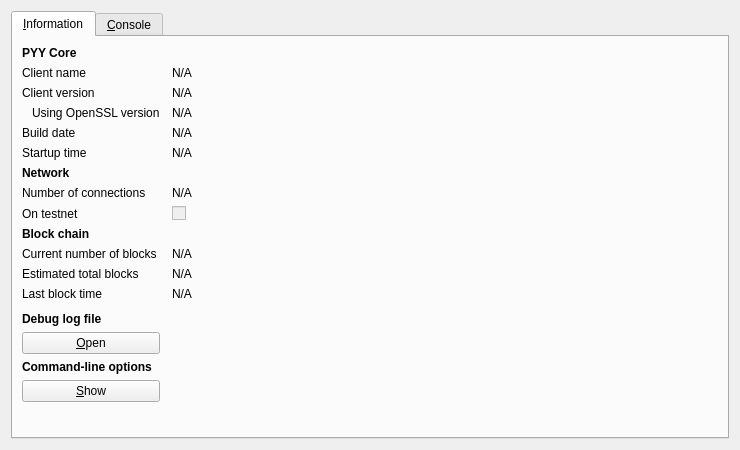
<?xml version="1.0" encoding="UTF-8"?>
<ui version="4.0">
 <class>RPCConsole</class>
 <widget class="QDialog" name="RPCConsole">
  <property name="geometry">
   <rect>
    <x>0</x>
    <y>0</y>
    <width>740</width>
    <height>450</height>
   </rect>
  </property>
  <property name="windowTitle">
   <string>PYY - Debug window</string>
  </property>
  <layout class="QVBoxLayout" name="verticalLayout_2">
   <item>
    <widget class="QTabWidget" name="tabWidget">
     <property name="currentIndex">
      <number>0</number>
     </property>
     <widget class="QWidget" name="tab_info">
      <attribute name="title">
       <string>&amp;Information</string>
      </attribute>
      <layout class="QGridLayout" name="gridLayout" columnstretch="0,1">
       <property name="horizontalSpacing">
        <number>12</number>
       </property>
       <item row="0" column="0">
        <widget class="QLabel" name="label_9">
         <property name="font">
          <font>
           <weight>75</weight>
           <bold>true</bold>
          </font>
         </property>
         <property name="text">
          <string>PYY Core</string>
         </property>
        </widget>
       </item>
       <item row="1" column="0">
        <widget class="QLabel" name="label_5">
         <property name="text">
          <string>Client name</string>
         </property>
        </widget>
       </item>
       <item row="1" column="1">
        <widget class="QLabel" name="clientName">
         <property name="cursor">
          <cursorShape>IBeamCursor</cursorShape>
         </property>
         <property name="text">
          <string>N/A</string>
         </property>
         <property name="textFormat">
          <enum>Qt::PlainText</enum>
         </property>
         <property name="textInteractionFlags">
          <set>Qt::LinksAccessibleByMouse|Qt::TextSelectableByKeyboard|Qt::TextSelectableByMouse</set>
         </property>
        </widget>
       </item>
       <item row="2" column="0">
        <widget class="QLabel" name="label_6">
         <property name="text">
          <string>Client version</string>
         </property>
        </widget>
       </item>
       <item row="2" column="1">
        <widget class="QLabel" name="clientVersion">
         <property name="cursor">
          <cursorShape>IBeamCursor</cursorShape>
         </property>
         <property name="text">
          <string>N/A</string>
         </property>
         <property name="textFormat">
          <enum>Qt::PlainText</enum>
         </property>
         <property name="textInteractionFlags">
          <set>Qt::LinksAccessibleByMouse|Qt::TextSelectableByKeyboard|Qt::TextSelectableByMouse</set>
         </property>
        </widget>
       </item>
       <item row="3" column="0">
        <widget class="QLabel" name="label_14">
         <property name="text">
          <string>Using OpenSSL version</string>
         </property>
         <property name="indent">
          <number>10</number>
         </property>
        </widget>
       </item>
       <item row="3" column="1">
        <widget class="QLabel" name="openSSLVersion">
         <property name="cursor">
          <cursorShape>IBeamCursor</cursorShape>
         </property>
         <property name="text">
          <string>N/A</string>
         </property>
         <property name="textFormat">
          <enum>Qt::PlainText</enum>
         </property>
         <property name="textInteractionFlags">
          <set>Qt::LinksAccessibleByMouse|Qt::TextSelectableByKeyboard|Qt::TextSelectableByMouse</set>
         </property>
        </widget>
       </item>
       <item row="4" column="0">
        <widget class="QLabel" name="label_12">
         <property name="text">
          <string>Build date</string>
         </property>
        </widget>
       </item>
       <item row="4" column="1">
        <widget class="QLabel" name="buildDate">
         <property name="cursor">
          <cursorShape>IBeamCursor</cursorShape>
         </property>
         <property name="text">
          <string>N/A</string>
         </property>
         <property name="textFormat">
          <enum>Qt::PlainText</enum>
         </property>
         <property name="textInteractionFlags">
          <set>Qt::LinksAccessibleByMouse|Qt::TextSelectableByKeyboard|Qt::TextSelectableByMouse</set>
         </property>
        </widget>
       </item>
       <item row="5" column="0">
        <widget class="QLabel" name="label_13">
         <property name="text">
          <string>Startup time</string>
         </property>
        </widget>
       </item>
       <item row="5" column="1">
        <widget class="QLabel" name="startupTime">
         <property name="cursor">
          <cursorShape>IBeamCursor</cursorShape>
         </property>
         <property name="text">
          <string>N/A</string>
         </property>
         <property name="textFormat">
          <enum>Qt::PlainText</enum>
         </property>
         <property name="textInteractionFlags">
          <set>Qt::LinksAccessibleByMouse|Qt::TextSelectableByKeyboard|Qt::TextSelectableByMouse</set>
         </property>
        </widget>
       </item>
       <item row="6" column="0">
        <widget class="QLabel" name="label_11">
         <property name="font">
          <font>
           <weight>75</weight>
           <bold>true</bold>
          </font>
         </property>
         <property name="text">
          <string>Network</string>
         </property>
        </widget>
       </item>
       <item row="7" column="0">
        <widget class="QLabel" name="label_7">
         <property name="text">
          <string>Number of connections</string>
         </property>
        </widget>
       </item>
       <item row="7" column="1">
        <widget class="QLabel" name="numberOfConnections">
         <property name="cursor">
          <cursorShape>IBeamCursor</cursorShape>
         </property>
         <property name="text">
          <string>N/A</string>
         </property>
         <property name="textFormat">
          <enum>Qt::PlainText</enum>
         </property>
         <property name="textInteractionFlags">
          <set>Qt::LinksAccessibleByMouse|Qt::TextSelectableByKeyboard|Qt::TextSelectableByMouse</set>
         </property>
        </widget>
       </item>
       <item row="8" column="0">
        <widget class="QLabel" name="label_8">
         <property name="text">
          <string>On testnet</string>
         </property>
        </widget>
       </item>
       <item row="8" column="1">
        <widget class="QCheckBox" name="isTestNet">
         <property name="enabled">
          <bool>false</bool>
         </property>
         <property name="text">
          <string/>
         </property>
        </widget>
       </item>
       <item row="9" column="0">
        <widget class="QLabel" name="label_10">
         <property name="font">
          <font>
           <weight>75</weight>
           <bold>true</bold>
          </font>
         </property>
         <property name="text">
          <string>Block chain</string>
         </property>
        </widget>
       </item>
       <item row="10" column="0">
        <widget class="QLabel" name="label_3">
         <property name="text">
          <string>Current number of blocks</string>
         </property>
        </widget>
       </item>
       <item row="10" column="1">
        <widget class="QLabel" name="numberOfBlocks">
         <property name="cursor">
          <cursorShape>IBeamCursor</cursorShape>
         </property>
         <property name="text">
          <string>N/A</string>
         </property>
         <property name="textFormat">
          <enum>Qt::PlainText</enum>
         </property>
         <property name="textInteractionFlags">
          <set>Qt::LinksAccessibleByMouse|Qt::TextSelectableByKeyboard|Qt::TextSelectableByMouse</set>
         </property>
        </widget>
       </item>
       <item row="11" column="0">
        <widget class="QLabel" name="label_4">
         <property name="text">
          <string>Estimated total blocks</string>
         </property>
        </widget>
       </item>
       <item row="11" column="1">
        <widget class="QLabel" name="totalBlocks">
         <property name="cursor">
          <cursorShape>IBeamCursor</cursorShape>
         </property>
         <property name="text">
          <string>N/A</string>
         </property>
         <property name="textFormat">
          <enum>Qt::PlainText</enum>
         </property>
         <property name="textInteractionFlags">
          <set>Qt::LinksAccessibleByMouse|Qt::TextSelectableByKeyboard|Qt::TextSelectableByMouse</set>
         </property>
        </widget>
       </item>
       <item row="12" column="0">
        <widget class="QLabel" name="label_2">
         <property name="text">
          <string>Last block time</string>
         </property>
        </widget>
       </item>
       <item row="12" column="1">
        <widget class="QLabel" name="lastBlockTime">
         <property name="cursor">
          <cursorShape>IBeamCursor</cursorShape>
         </property>
         <property name="text">
          <string>N/A</string>
         </property>
         <property name="textFormat">
          <enum>Qt::PlainText</enum>
         </property>
         <property name="textInteractionFlags">
          <set>Qt::LinksAccessibleByMouse|Qt::TextSelectableByKeyboard|Qt::TextSelectableByMouse</set>
         </property>
        </widget>
       </item>
       <item row="13" column="0">
        <spacer name="verticalSpacer_2">
         <property name="orientation">
          <enum>Qt::Vertical</enum>
         </property>
         <property name="sizeHint" stdset="0">
          <size>
           <width>20</width>
           <height>20</height>
          </size>
         </property>
        </spacer>
       </item>
       <item row="14" column="0">
        <widget class="QLabel" name="labelDebugLogfile">
         <property name="font">
          <font>
           <weight>75</weight>
           <bold>true</bold>
          </font>
         </property>
         <property name="text">
          <string>Debug log file</string>
         </property>
        </widget>
       </item>
       <item row="15" column="0">
        <widget class="QPushButton" name="openDebugLogfileButton">
         <property name="toolTip">
          <string>Open the PYY debug log file from the current data directory. This can take a few seconds for large log files.</string>
         </property>
         <property name="text">
          <string>&amp;Open</string>
         </property>
         <property name="autoDefault">
          <bool>false</bool>
         </property>
        </widget>
       </item>
       <item row="16" column="0">
        <widget class="QLabel" name="labelCLOptions">
         <property name="font">
          <font>
           <weight>75</weight>
           <bold>true</bold>
          </font>
         </property>
         <property name="text">
          <string>Command-line options</string>
         </property>
        </widget>
       </item>
       <item row="17" column="0">
        <widget class="QPushButton" name="showCLOptionsButton">
         <property name="toolTip">
          <string>Show the PYY-Qt help message to get a list with possible PYY command-line options.</string>
         </property>
         <property name="text">
          <string>&amp;Show</string>
         </property>
         <property name="autoDefault">
          <bool>false</bool>
         </property>
        </widget>
       </item>
       <item row="18" column="0">
        <spacer name="verticalSpacer">
         <property name="orientation">
          <enum>Qt::Vertical</enum>
         </property>
         <property name="sizeHint" stdset="0">
          <size>
           <width>20</width>
           <height>40</height>
          </size>
         </property>
        </spacer>
       </item>
      </layout>
     </widget>
     <widget class="QWidget" name="tab_console">
      <attribute name="title">
       <string>&amp;Console</string>
      </attribute>
      <layout class="QVBoxLayout" name="verticalLayout_3">
       <property name="spacing">
        <number>3</number>
       </property>
       <item>
        <widget class="QTextEdit" name="messagesWidget">
         <property name="minimumSize">
          <size>
           <width>0</width>
           <height>100</height>
          </size>
         </property>
         <property name="readOnly">
          <bool>true</bool>
         </property>
         <property name="tabKeyNavigation" stdset="0">
          <bool>false</bool>
         </property>
         <property name="columnCount" stdset="0">
          <number>2</number>
         </property>
        </widget>
       </item>
       <item>
        <layout class="QHBoxLayout" name="horizontalLayout">
         <property name="spacing">
          <number>3</number>
         </property>
         <item>
          <widget class="QLabel" name="label">
           <property name="text">
            <string notr="true">&gt;</string>
           </property>
          </widget>
         </item>
         <item>
          <widget class="QLineEdit" name="lineEdit"/>
         </item>
         <item>
          <widget class="QPushButton" name="clearButton">
           <property name="maximumSize">
            <size>
             <width>24</width>
             <height>24</height>
            </size>
           </property>
           <property name="toolTip">
            <string>Clear console</string>
           </property>
           <property name="text">
            <string/>
           </property>
           <property name="icon">
            <iconset resource="../bitcoin.qrc">
             <normaloff>:/icons/remove</normaloff>:/icons/remove</iconset>
           </property>
           <property name="shortcut">
            <string notr="true">Ctrl+L</string>
           </property>
           <property name="autoDefault">
            <bool>false</bool>
           </property>
          </widget>
         </item>
        </layout>
       </item>
      </layout>
     </widget>
    </widget>
   </item>
  </layout>
 </widget>
 <resources>
  <include location="../bitcoin.qrc"/>
 </resources>
 <connections/>
</ui>
